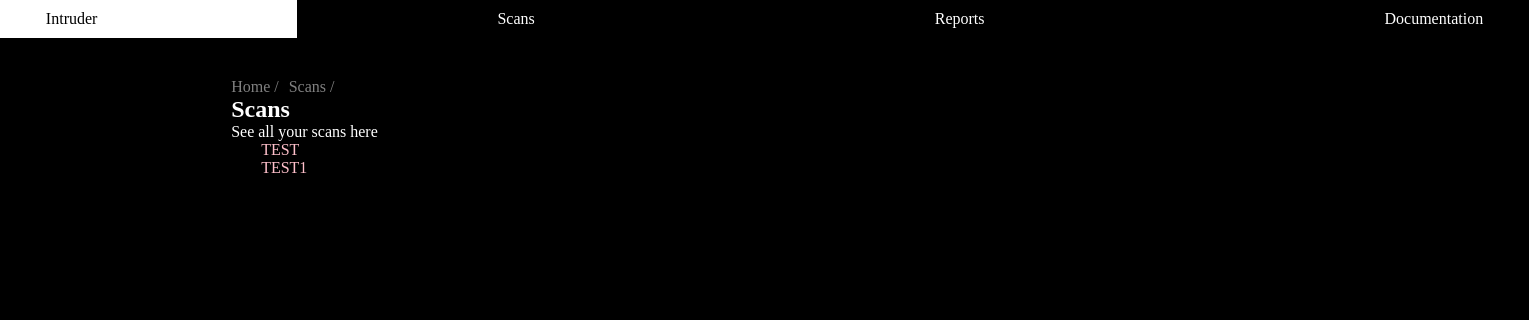
Page /home/scans on the earlier database version.
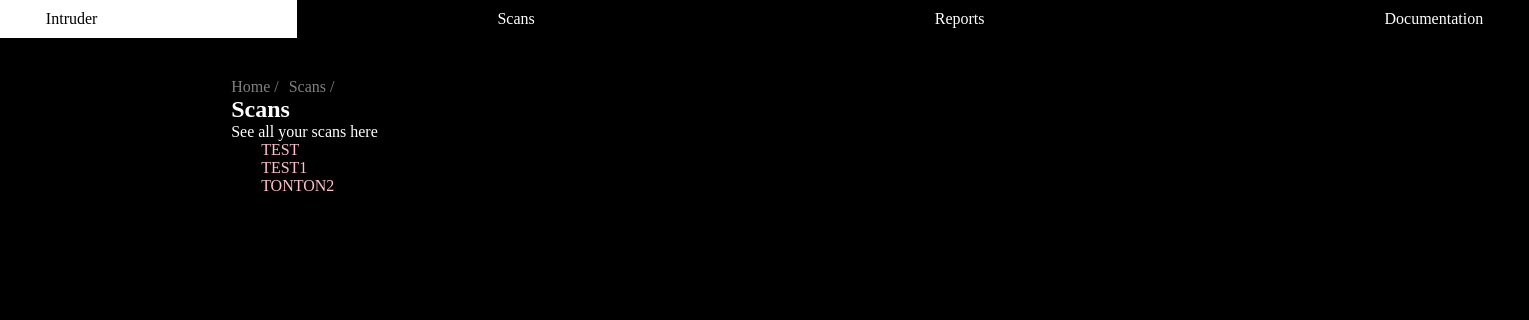
Same page on the later database version.
### tables this page shows
CREATE TABLE SCANS (
                    id INTEGER PRIMARY KEY AUTOINCREMENT,
                    scanName TEXT NOT NULL UNIQUE,
                    ipaddress TEXT NOT NULL,
                    domain TEXT NOT NULL
                );

### app/main.py (the view)
@app.route("/home/scans")
def scans():
    scans = getScans(DB_PATH)
    return render_template("scans.html", content = scans )

### database/database.py (called while the page is built)
def getScans(db_path='database.db'):
    try:
        with sqlite3.connect(db_path) as conn:
            cursor = conn.cursor()
            cursor.execute("SELECT scanName FROM SCANS")
            rows = cursor.fetchall()
            print(f"{rows}AAAAAAAAAAAAAAAAAAAAAAAA")
            return [row[0] for row in rows]
    except sqlite3.Error as e:
        print(f"[!] Database error: {e}")
    except Exception as e:
        print(f"[!] Unexpected error: {e}")
    return ["default"]

### app/templates/scans.html (shortened to what this page needs)
<!DOCTYPE html>
<html lang="en">
<head>
    <link rel="stylesheet" href="{{ url_for('static', filename='style.css') }}">
</head>
<body>
    <header>
        <nav>
            <a href="/home">Intruder</a>
            <a href="/home/scans">Scans</a>
            <a href="/home/reports">Reports</a>
            <a href="/home/docs">Documentation</a>
        </nav>
    </header>
    <div id="main">
        <div id="filAriane">
            <a href="/home">Home /</a><a href="/home/scans">Scans /</a>
        </div>
        <h2>Scans</h2>
        <p>See all your scans here</p>
        <ul>
            {% for scan in content%}
                <li><a href="/home/scans/{{scan}}">{{scan}}</a></li>
            {%endfor%}
        </ul>
    </div>
</body>
</html>

Differences in the rows shown:
added SCANS: scanName "TONTON2"
